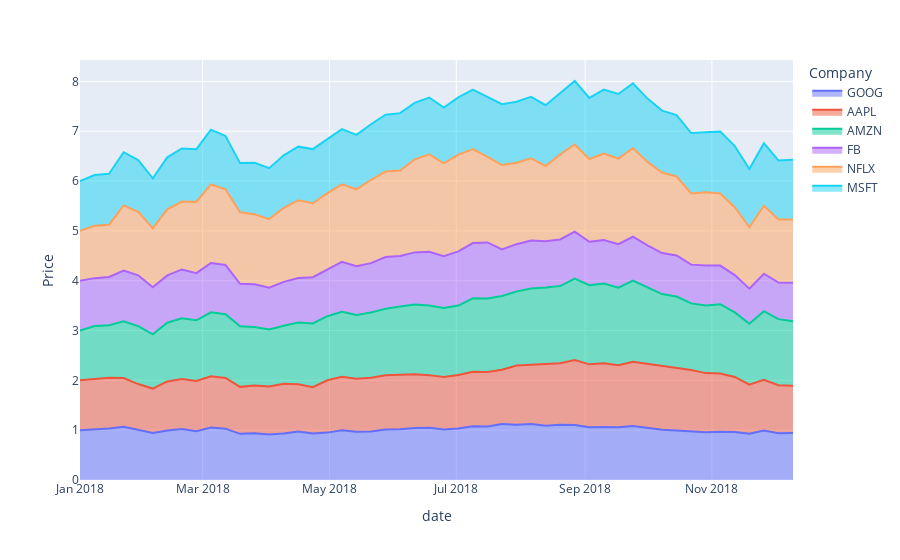

The cell this chart's notebook holds for it:
### Code cell
fig = px.area(data_frame=df, x='date', y='Price', color='Company')
fig.show()
